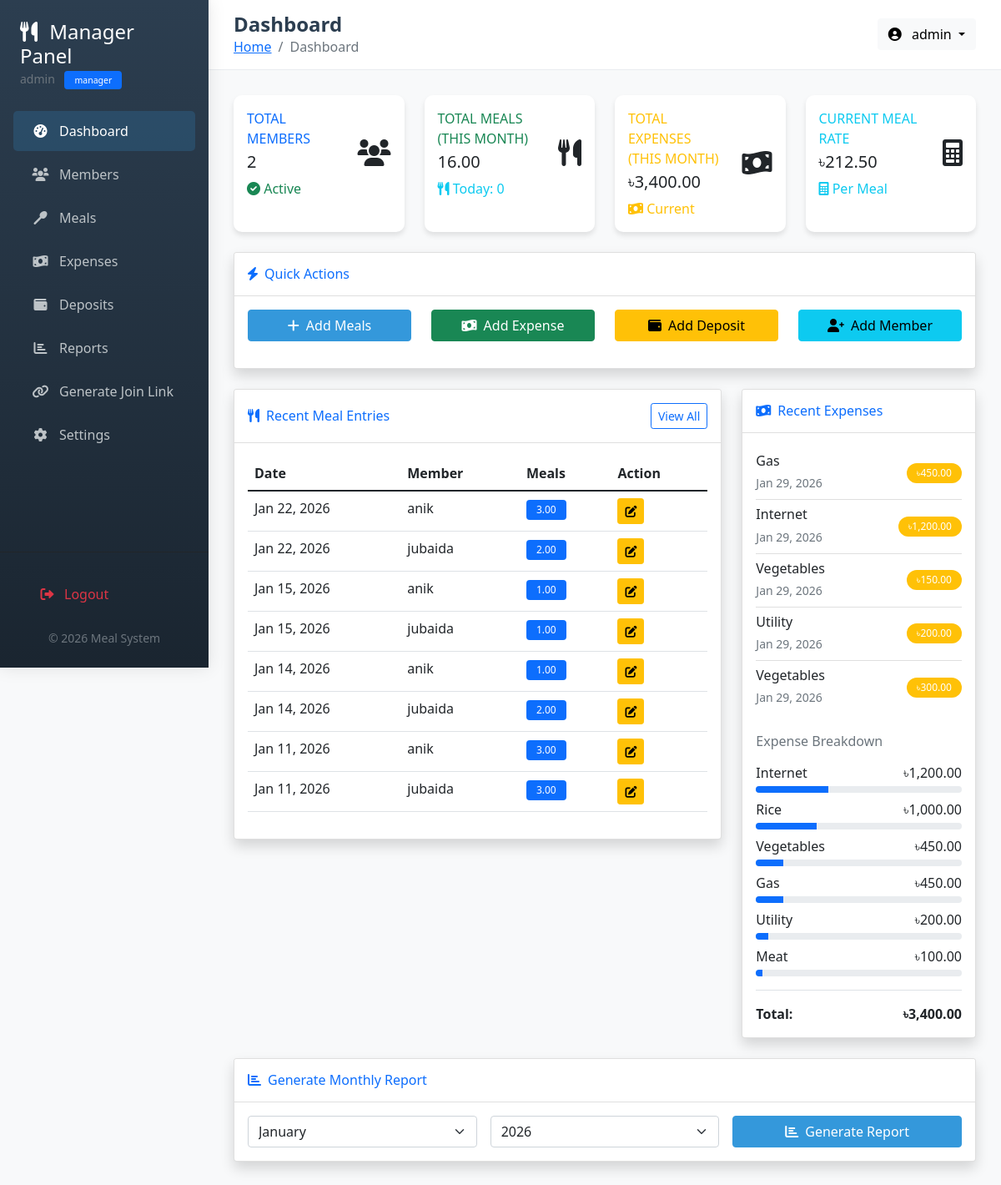
Screenshot of /manager/dashboard.php (signed in) with the database file from the repository.
### tables this page shows
CREATE TABLE `meals` (
  `meal_id` int(11) NOT NULL,
  `member_id` int(11) NOT NULL,
  `meal_date` date NOT NULL,
  `meal_count` decimal(4,2) NOT NULL DEFAULT 0.00,
  `created_at` timestamp NOT NULL DEFAULT current_timestamp(),
  `created_by` int(11) DEFAULT NULL,
  `updated_by` int(11) DEFAULT NULL,
  `updated_at` timestamp NULL DEFAULT NULL ON UPDATE current_timestamp()
);

CREATE TABLE `members` (
  `member_id` int(11) NOT NULL,
  `name` varchar(100) NOT NULL,
  `phone` varchar(20) DEFAULT NULL,
  `email` varchar(100) DEFAULT NULL,
  `join_date` date NOT NULL,
  `status` enum('active','inactive') DEFAULT 'active',
  `created_by` int(11) DEFAULT NULL,
  `join_token` varchar(100) DEFAULT NULL,
  `token_expiry` datetime DEFAULT NULL,
  `created_at` timestamp NOT NULL DEFAULT current_timestamp()
);

CREATE TABLE `expenses` (
  `expense_id` int(11) NOT NULL,
  `amount` decimal(10,2) NOT NULL,
  `category` enum('Rice','Fish','Meat','Vegetables','Gas','Internet','Utility','Others') NOT NULL DEFAULT 'Others',
  `description` text DEFAULT NULL,
  `expense_date` date NOT NULL,
  `created_by` int(11) NOT NULL,
  `created_at` timestamp NOT NULL DEFAULT current_timestamp(),
  `updated_at` timestamp NOT NULL DEFAULT current_timestamp() ON UPDATE current_timestamp()
);

### manager/dashboard.php (the view, shortened to what the rows shown need)
<?php
require_once '../includes/functions.php';
require_once '../includes/header.php';
$functions = new Functions();
$conn = getConnection();
$sql = "SELECT m.*, mb.name FROM meals m
        JOIN members mb ON m.member_id = mb.member_id
        ORDER BY m.meal_date DESC, m.created_at DESC LIMIT 10";
$result = mysqli_query($conn, $sql);
$recent_meals = mysqli_fetch_all($result, MYSQLI_ASSOC);
$sql = "SELECT * FROM expenses ORDER BY expense_date DESC, created_at DESC LIMIT 5";
$result = mysqli_query($conn, $sql);
$recent_expenses = mysqli_fetch_all($result, MYSQLI_ASSOC);
?>
<div class="row">
    <div class="col-lg-8 mb-4">
        <div class="card shadow">
            <div class="card-body">
                <div class="table-responsive">
                    <table class="table table-hover">
                        <thead>
                            <tr>
                                <th>Date</th>
                                <th>Member</th>
                                <th>Meals</th>
                                <th>Action</th>
                            </tr>
                        </thead>
                        <tbody>
                            <?php if (empty($recent_meals)): ?>
                            <tr>
                                <td colspan="4" class="text-center text-muted">No meal entries found</td>
                            </tr>
                            <?php else: ?>
                            <?php foreach ($recent_meals as $meal): ?>
                            <tr>
                                <td><?php echo $functions->formatDate($meal['meal_date']); ?></td>
                                <td><?php echo htmlspecialchars($meal['name']); ?></td>
                                <td><span class="badge bg-primary"><?php echo $meal['meal_count']; ?></span></td>
                                <td>
                                    <a href="edit_meal.php?id=<?php echo $meal['meal_id']; ?>"
                                       class="btn btn-sm btn-warning" title="Edit">
                                        <i class="fas fa-edit"></i>
                                    </a>
                                </td>
                            </tr>
                            <?php endforeach; ?>
                            <?php endif; ?>
                        </tbody>
                    </table>
                </div>
            </div>
        </div>
    </div>
    <div class="col-lg-4 mb-4">
        <div class="card shadow">
            <div class="card-body">
                <div class="list-group list-group-flush">
                    <?php if (empty($recent_expenses)): ?>
                    <div class="text-center text-muted py-3">No expenses found</div>
                    <?php else: ?>
                    <?php foreach ($recent_expenses as $expense): ?>
                    <div class="list-group-item d-flex justify-content-between align-items-center px-0">
                        <div>
                            <h6 class="mb-1"><?php echo htmlspecialchars($expense['category']); ?></h6>
                            <small class="text-muted"><?php echo $functions->formatDate($expense['expense_date']); ?></small>
                        </div>
                        <span class="badge bg-warning rounded-pill"><?php echo $functions->formatCurrency($expense['amount']); ?></span>
                    </div>
                    <?php endforeach; ?>
                    <?php endif; ?>
                </div>
            </div>
        </div>
    </div>
</div>
<?php
require_once '../includes/footer.php';
?>

### rows the page displays
meals: meal_date "Jan 22, 2026", member.name "anik", meal_count "3.00"
meals: meal_date "Jan 22, 2026", member.name "jubaida", meal_count "2.00"
meals: meal_date "Jan 15, 2026", member.name "anik", meal_count "1.00"
meals: meal_date "Jan 15, 2026", member.name "jubaida", meal_count "1.00"
meals: meal_date "Jan 14, 2026", member.name "anik", meal_count "1.00"
meals: meal_date "Jan 14, 2026", member.name "jubaida", meal_count "2.00"
meals: meal_date "Jan 11, 2026", member.name "anik", meal_count "3.00"
meals: meal_date "Jan 11, 2026", member.name "jubaida", meal_count "3.00"
expenses: category "Gas", expense_date "Jan 29, 2026", amount "৳450.00"
expenses: category "Internet", expense_date "Jan 29, 2026", amount "৳1,200.00"
expenses: category "Vegetables", expense_date "Jan 29, 2026", amount "৳150.00"
expenses: category "Utility", expense_date "Jan 29, 2026", amount "৳200.00"
expenses: category "Vegetables", expense_date "Jan 29, 2026", amount "৳300.00"

### other values shown
$_SESSION['username'] "admin"
$_SESSION['role'] "manager"
$page_title "Dashboard"
$stats['total_members'] "2"
$stats['total_meals'] "16.00"
$stats['today_meals'] "0"
$functions->formatCurrency($stats['total_expenses']) "৳3,400.00"
$functions->formatCurrency($stats['meal_rate']) "৳212.50"
$item['category'] "Internet"
$functions->formatCurrency($item['total']) "৳1,200.00"
$item['category'] "Rice"
$functions->formatCurrency($item['total']) "৳1,000.00"
$item['category'] "Vegetables"
$functions->formatCurrency($item['total']) "৳450.00"
$item['category'] "Gas"
